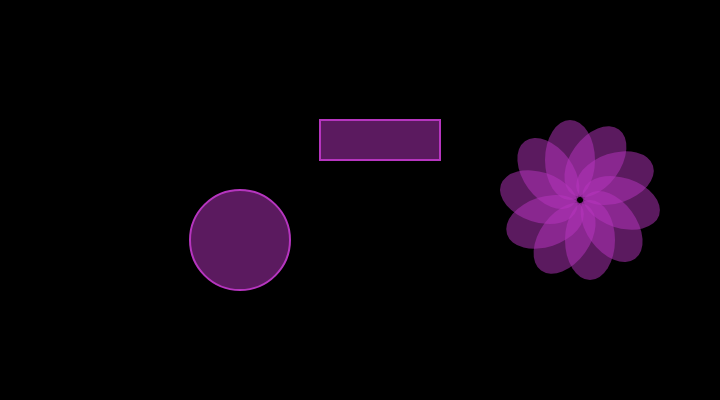
Frame 1 (no input)
Frame 60 (no input): identical to frame 1, image omitted
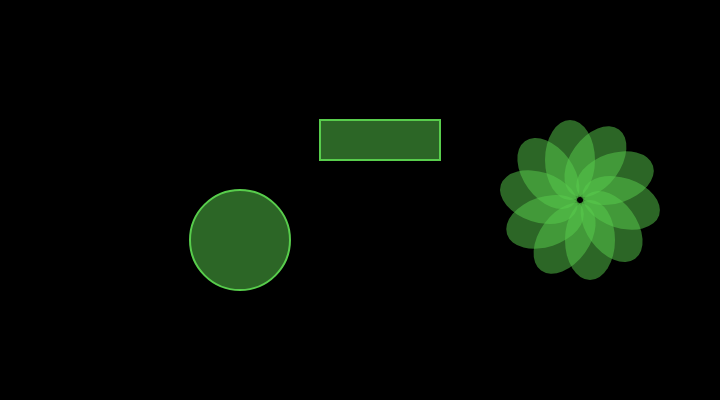
Frame 120 (the mouse pressed at the canvas centre since frame 60)

The p5.js sketch that drew these frames (run headless with seeded random() and noise() and a simulated clock; from frame 60 on, the mouse is pressed at the canvas centre):

// p5.js sketch
// ── sketch.js
var r, g, b;

function setup() {
  createCanvas(720, 400);
  // Pick colors randomly
  r = random(255);
  g = random(255);
  b = random(255);
}

function draw() {
  background(0);
  strokeWeight(2);
  stroke(r, g, b);
  fill(r, g, b, 127);
			 ellipse(240, 240, 100, 100);
			rect(320, 120, 120, 40);
   translate(580, 200);
  noStroke();
  for (var i = 0; i < 10; i ++) {
    ellipse(10, 40, 50, 80);
    rotate(PI/5);
	}
}

function mousePressed() {
  var d = dist(mouseX, mouseY, 360, 200);
  if (d < 100) {
    r = random(255);
    g = random(255);
    b = random(255);
  }
}
